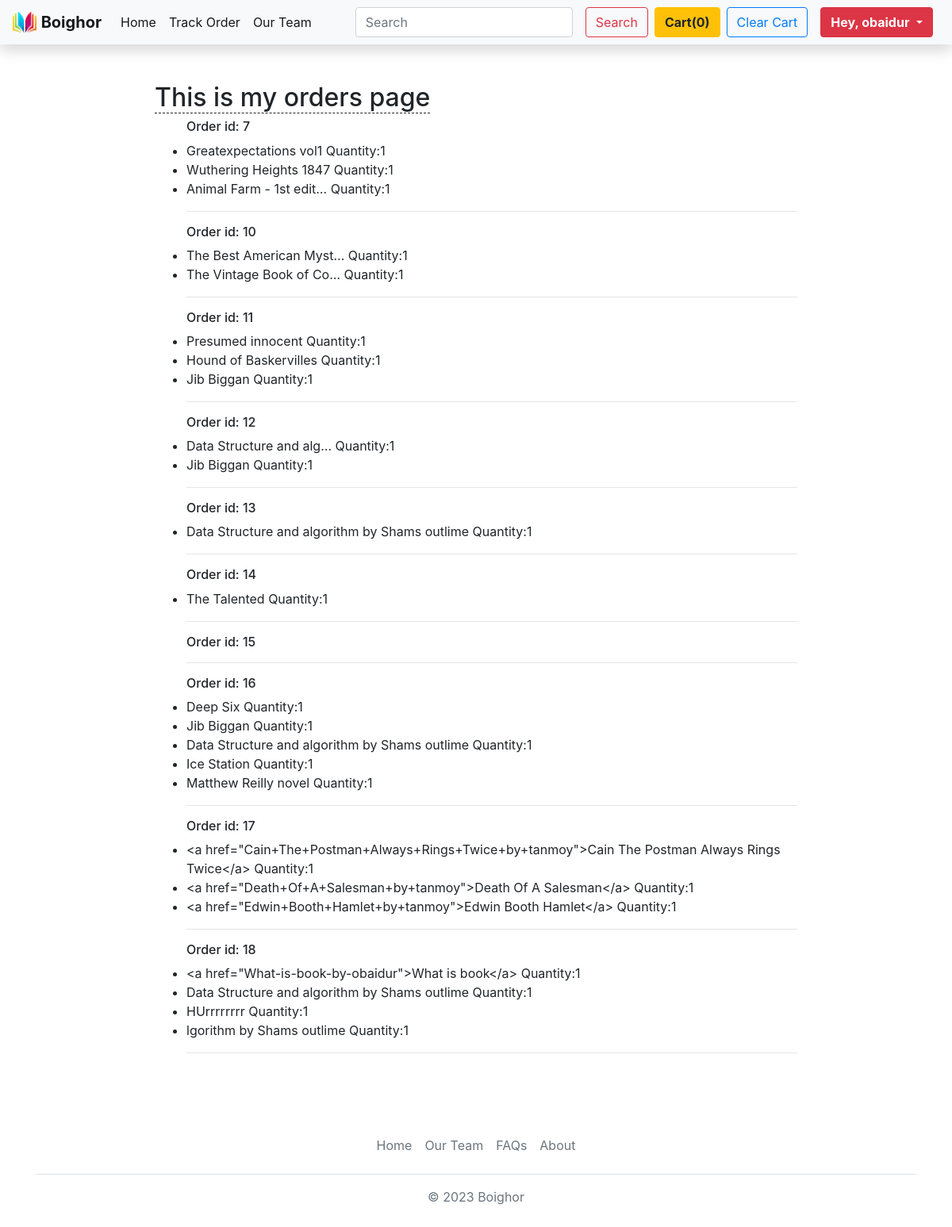
The app's page /orders (signed in), older data.
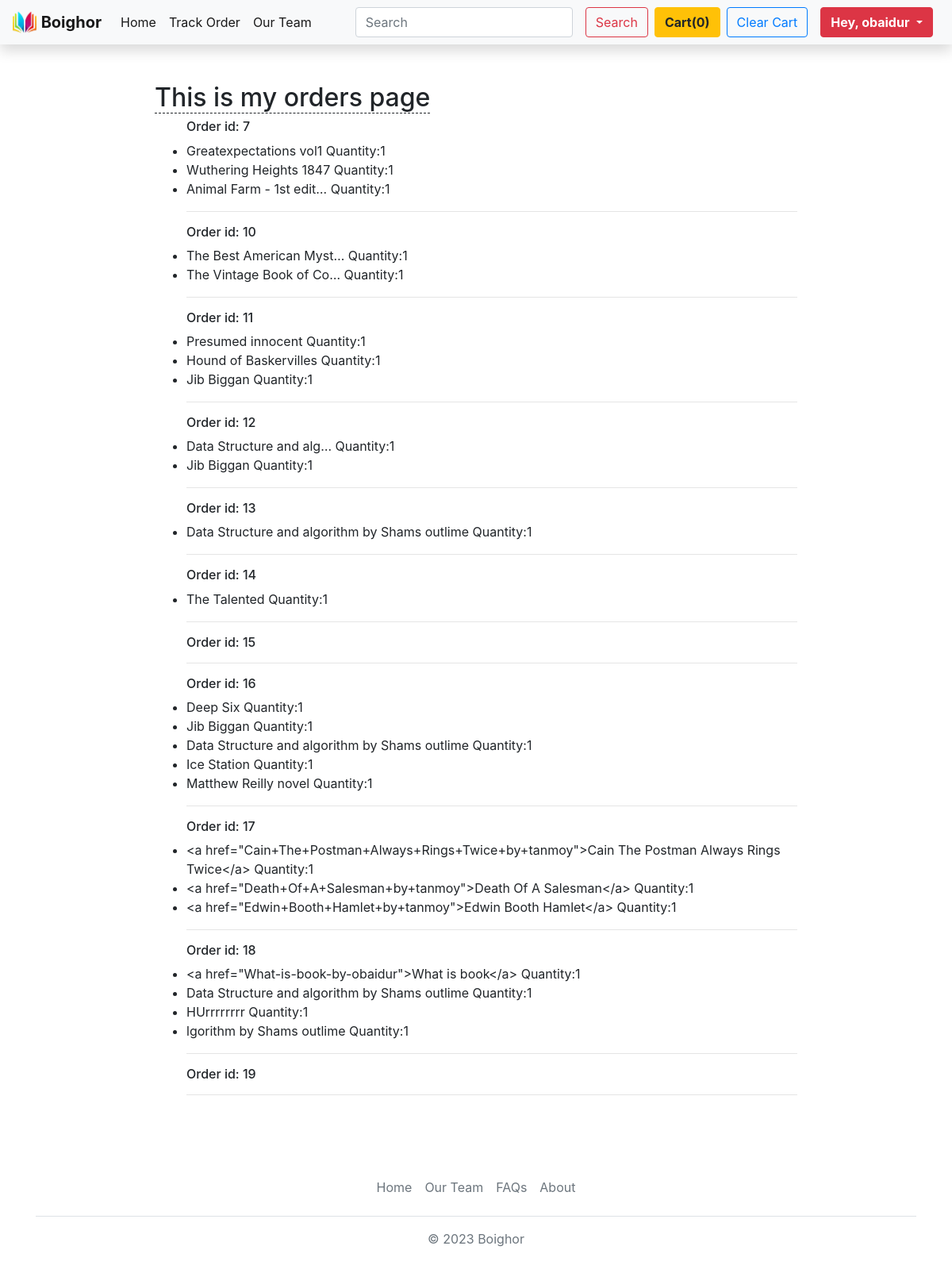
The same page, newer data.
### home/models.py (models this page shows)
class Order(models.Model):
    order_id = models.AutoField(primary_key=True)
    items_json = models.CharField(max_length=50000)
    name = models.CharField(max_length=900)
    email = models.CharField(max_length=1101)
    address = models.CharField(max_length=1101)
    city = models.CharField(max_length=1101)
    state = models.CharField(max_length=1101)
    zip_code = models.CharField(max_length=1011)
    phone = models.CharField(max_length=1011, default="")

### home/views.py (the view)
# urls.py: path('orders',views.my_orders,name='orders'),
@login_required(login_url='/loginsignup')
def my_orders(request):
    mail = request.user.email
    orders = Order.objects.filter(email=mail)
    for order in orders:
        order.items_json = json.loads(order.items_json)
    context = {
        'orders': orders,
    }
    return render(request,'home/orders.html',context)

### templates/home/orders.html (shortened to what this page needs)
{% extends 'base.html' %}
{% load static %}
{% load tag_library %}
{% block body %}
<div class="container mt-5" style="width:70%;">
    <h2><span style="border-bottom:1px dashed">This is my orders page</span></h2>
    <ul>
        {% for order in orders %}
            <h6>Order id: {{order.order_id}} </h6>
          {% for key, value in order.items_json.items %}
            <li>{{ value.1 }} Quantity:{{value.0}}</li>
          {% endfor %}
          <hr>
        {% endfor %}
    </ul>
</div>
{% endblock body %}

Row changes from the older to the newer data that the page shows:
added Order: order_id "19"
